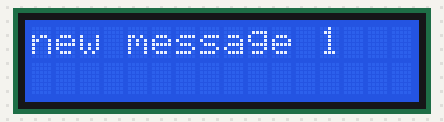
The sketch below on a simulated Arduino Uno, built with avr-gcc and run on an emulated ATmega328P. Shown: 16×2 character LCD.

Above: at 0.1 s.
At 1.1 s:
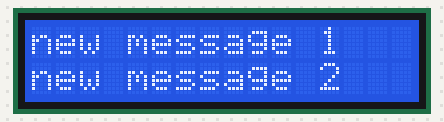

The sketch:

lcd_test.ino
```cpp
//LCD 1602A Screen test
//Reference: http://www.dreamdealer.nl/tutorials/connecting_a_1602a_lcd_display_and_a_light_sensor_to_arduino_uno.html

//lcd is instantiated in lcd.cpp

#include "lcd.h"

void setup() {
  lcd_setup();
}

void loop() {
  lcd_println(0, "new message 1");
  delay(1000);
  lcd_println(1, "new message 2");
  delay(1000);
}
```

lcd.cpp
```cpp
//LCD 1602A screen driver code
#include <LiquidCrystal.h>
#include "lcd.h"

LiquidCrystal lcd(RS, E, D4, D5, D6, D7);

void lcd_setup() {
  lcd.begin(16, 2);
  lcd.setCursor(0,0);
  lcd.write("Initializing");
}

void lcd_println(int line, char* msg) {
  lcd.setCursor(0,line);
  lcd.write(msg);
}
```

lcd.h
```cpp
#ifndef lcd_h
#define lcd_h

#define RS 35
#define E  36
#define D7 37
#define D6 38
#define D5 17
#define D4 16

void lcd_setup();

void lcd_println(int line, char* msg);

#endif
```
